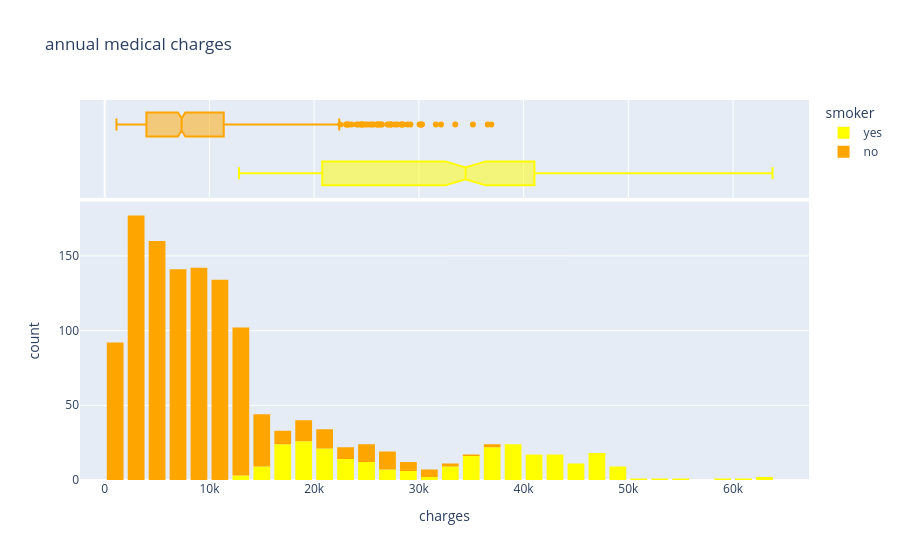

The cell this chart's notebook holds for it:
### Code cell
fig = px.histogram(medical_df,
                   x="charges", 
                   color = "smoker",
                   marginal = "box",
                   color_discrete_sequence=["yellow", "orange"],
                   title="annual medical charges")
fig.update_layout(bargap=0.2)
pio.renderers.default="vscode"
fig.show()

### Figure 1 — Plotly figure (JSON) as saved in the notebook; plotly's stock layout.template omitted (floating-point values rounded to 4 significant figures; data arrays with more than 128 entries replaced by an {"elided": "..."} marker saying what was removed)
{"data": [{"bingroup": "x", "hovertemplate": "smoker=yes<br>charges=%{x}<br>count=%{y}<extra></extra>", "legendgroup": "yes", "marker": {"color": "yellow", "pattern": {"shape": ""}}, "name": "yes", "orientation": "v", "showlegend": true, "type": "histogram", "x": {"elided": "274 float values"}, "xaxis": "x", "yaxis": "y"}, {"hovertemplate": "smoker=yes<br>charges=%{x}<extra></extra>", "legendgroup": "yes", "marker": {"color": "yellow"}, "name": "yes", "notched": true, "showlegend": false, "type": "box", "x": {"elided": "274 float values"}, "xaxis": "x2", "yaxis": "y2"}, {"bingroup": "x", "hovertemplate": "smoker=no<br>charges=%{x}<br>count=%{y}<extra></extra>", "legendgroup": "no", "marker": {"color": "orange", "pattern": {"shape": ""}}, "name": "no", "orientation": "v", "showlegend": true, "type": "histogram", "x": {"elided": "1064 float values"}, "xaxis": "x", "yaxis": "y"}, {"hovertemplate": "smoker=no<br>charges=%{x}<extra></extra>", "legendgroup": "no", "marker": {"color": "orange"}, "name": "no", "notched": true, "showlegend": false, "type": "box", "x": {"elided": "1064 float values"}, "xaxis": "x2", "yaxis": "y2"}], "layout": {"bargap": 0.2, "barmode": "relative", "legend": {"title": {"text": "smoker"}, "tracegroupgap": 0}, "title": {"text": "annual medical charges"}, "xaxis": {"anchor": "y", "domain": [0, 1], "title": {"text": "charges"}}, "xaxis2": {"anchor": "y2", "domain": [0, 1], "matches": "x", "showgrid": true, "showticklabels": false}, "yaxis": {"anchor": "x", "domain": [0, 0.7326], "title": {"text": "count"}}, "yaxis2": {"anchor": "x2", "domain": [0.7426, 1], "matches": "y2", "showgrid": false, "showline": false, "showticklabels": false, "ticks": ""}}}
